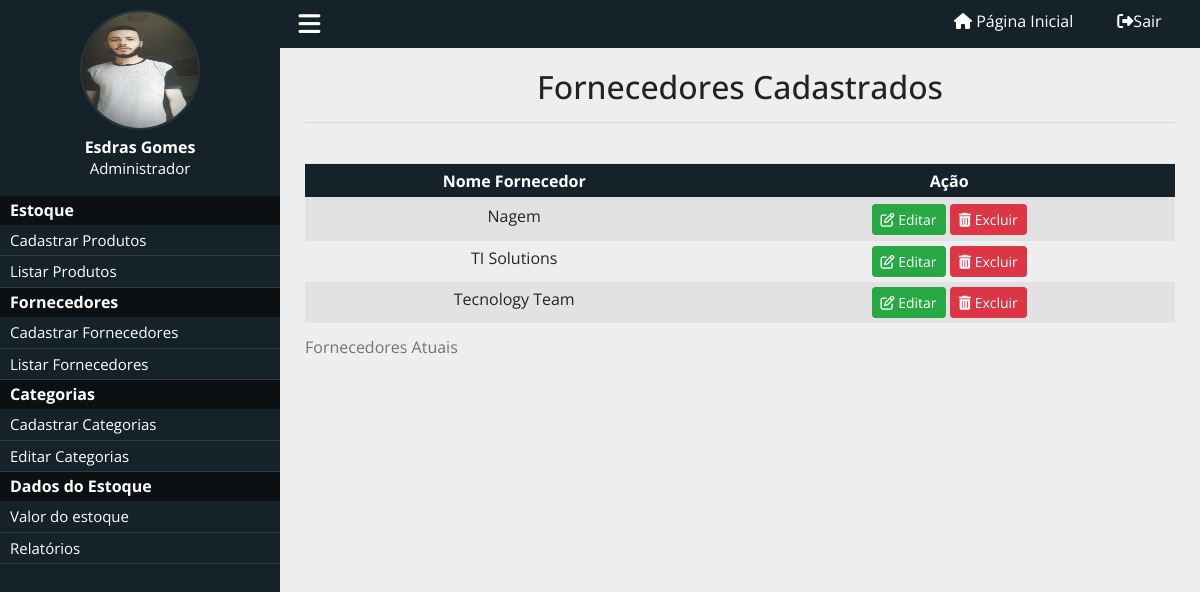
/sistema_estoque/listar_fornecedor.php (signed in), run on the app's committed database.
### tables this page shows
CREATE TABLE `fornecedor` (
  `id_fornecedor` int(11) NOT NULL,
  `nome_fornecedor` varchar(200) NOT NULL
);

### sistema_estoque/listar_fornecedor.php (the view, shortened to what this page needs)
<!DOCTYPE html>
<html>
	<head>
		<link rel="stylesheet" href="https://stackpath.bootstrapcdn.com/bootstrap/4.5.0/css/bootstrap.min.css">
		<link href="../css/style.css" rel="stylesheet">
	</head>
	<body>
		<div class="menu">
			<div class="menu-wraper">
				<div class="box-usuario">
					<div class="imagem-usuario">
						<img src="imagens/perfil.jpg"/>
					</div>
				<div class="nome-usuario">
					<h6>Esdras Gomes</h6>
					<p>Administrador</p>
				</div>
				</div>
				<div class="itens-menu">
					<h2>Estoque</h2>
					<a href="cadastrar_produto.php">Cadastrar Produtos</a>
					<a href="listar_produtos.php">Listar Produtos</a>
					<h2>Fornecedores</h2>
					<a href="cadastrar_fornecedor.php">Cadastrar Fornecedores</a>
					<a href="listar_fornecedor.php">Listar Fornecedores</a>
					<h2>Categorias</h2>
					<a href="cadastrar_categoria.php">Cadastrar Categorias</a>
					<a href="listar_categoria.php">Editar Categorias</a>
					<h2>Dados do Estoque</h2>
					<a href="">Valor do estoque</a>
					<a href="">Relatórios</a>
				</div>
			</div>
		</div>
		<header>
			<div class="center">
				<div class="menu-btn">
					<i class="fa fa-bars"></i>
				</div>
			<div class="loggout">
				<a href=""> <i class="fa fa-home"></i> <span>Página Inicial</span></a>
				<a href="index.php"><i class="fas fa-sign-out-alt"> </i><span>Sair</span></a>
			</div>
			</div>
		</header>
		<div class="content">
		<div class="container" style="margin-top: 10px; text-align:center;">
			<h2>Fornecedores Cadastrados</h2><hr>
			<div class="row" style="margin-top: 10px">
			<div class="container" style="">
			<br>
			<table class="table table-striped table-sm">
			<caption>Fornecedores Atuais</caption>
			  	<thead style="background-color: #16222A; color: #ffffff;">
				    <tr>
				    	<th scope="col">Nome Fornecedor</th>
						<th scope="col">Ação</th>
				    </tr>
			  	</thead>
			    	<?php
			    		include 'conexao.php';
			    		$sql = "SELECT * FROM `fornecedor`";
			    		$busca = mysqli_query($conexao,$sql);
			    		while ($array = mysqli_fetch_array($busca)) {
			    			$id_fornecedor = $array['id_fornecedor'];
			    			$nomefornecedor = $array['nome_fornecedor'];
			    	?>
			    	<tr>
				      	<td><?php echo $nomefornecedor ?></td>
				      	<td><a class="btn btn-success btn-sm" href="editar_fornecedor.php?id=<?php echo $id_fornecedor ?>" role="button"><i class="far fa-edit"></i>&nbsp;Editar</a>
				      		<a class="btn btn-danger btn-sm" href="excluir_fornecedor.php?id=<?php echo $id_fornecedor ?>" role="button"><i class="fas fa-trash-alt"></i></i>&nbsp;Excluir</a>
				      	</td>
			    	</tr>
			    	<?php } ?>
			</table>
		</div>
			</div>
		</div>
		</div>
	</body>
</html>

### css/style.css (style rules this page uses)
* { margin: 0; padding: 0; box-sizing: border-box; font-family: "Open Sans"; }
html,body { height: 100%; background-color: rgb(220,220,220); }
body { overflow-x: hidden; background-color: #eee; }
.center { padding: 0 2%; margin:0 auto; }
header { position: relative; left: 280px; width: calc(100% - 280px); padding: 5px 0; background-color: #16222A; }
.loggout { float: right; }
.loggout a { padding: 0 20px; position: relative; top: 4px; text-decoration: none; color: white; font-size: 16px; }
.loggout a > span { font-size: 16px; text-decoration: none; }
.menu-btn { float: left; cursor: pointer; font-size: 25px; color: white; }
.menu-wraper { width: 280px; }
div.menu { overflow-x: hidden; overflow-y: auto; height: 100%; padding: 10px 0; position: fixed; left: 0; top: 0; background-color:#16222A; float: left; width: 280px; }
div.box-usuario { text-align: center; }
.imagem-usuario { position: relative; display: inline-block; border:2px solid #25373a; border-radius: 50%; width: 120px; height: 120px; }
.imagem-usuario img { position: absolute; top: 0; left: 0; width:100%; height: 100%; border-radius: 50%; ; }
.nome-usuario { margin-top: 2px; text-align: center; }
.nome-usuario h6 { color:white; margin-bottom: 0; font-weight: bold; }
.nome-usuario p { color: white; font-size: 15px; }
.content { width: calc(100% - 280px); position: relative; left: 280px; padding: 10px; background-color: #eee; }
.container { margin-bottom: 20px; }
.container h2 { color: #222; }
.itens-menu { margin-top: 15px; }
.itens-menu h2 { text-align: left; font-weight: 400; font-size: 16px; background-color: #0d1013; color: white; padding: 5px 10px; font-weight: bold; margin-bottom: 0; }
.itens-menu a { display: block; font-weight: 300; padding: 4px 10px; font-size: 15px; text-decoration: none; color: white; border-bottom: 1px solid #2F3D42; font-weight: 400; }

### data on the page
fornecedor: nome_fornecedor "Nagem"
fornecedor: nome_fornecedor "TI Solutions"
fornecedor: nome_fornecedor "Tecnology Team"
